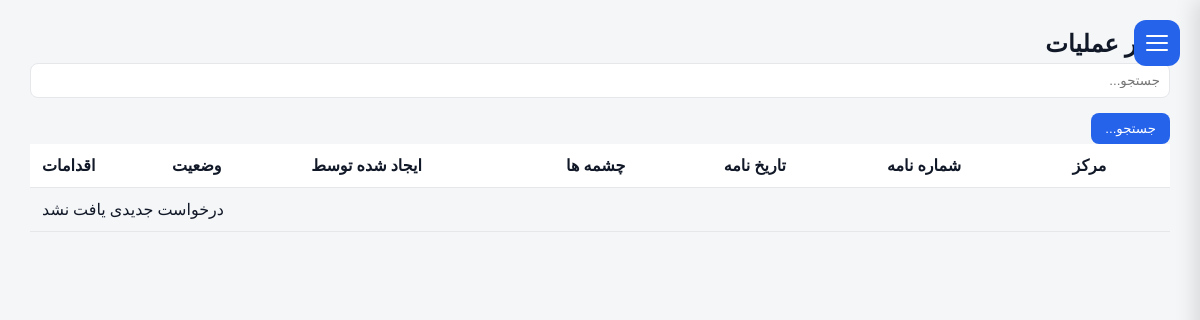
Before: /operations/manager/licenses/ (signed in) with the older database file.
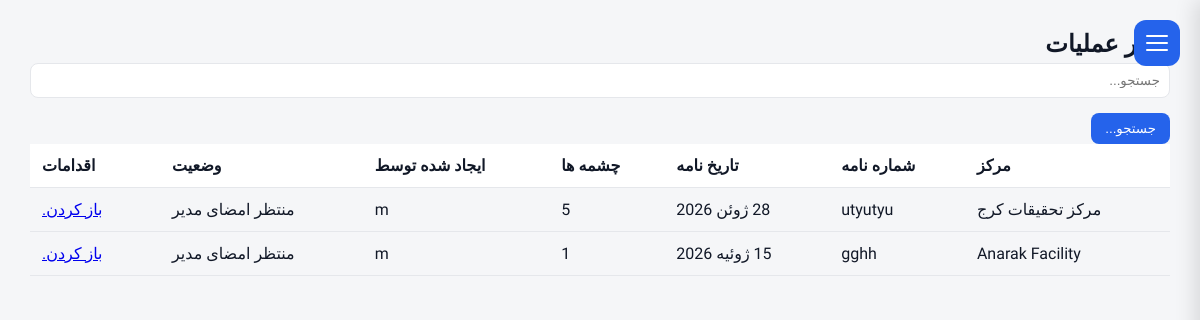
After: the same page with the newer database file.
### operations/models.py (models this page shows, shortened)
class LicenseRequest(models.Model):
    facility = models.ForeignKey(
        FacilityModel,
        on_delete=models.PROTECT,
        related_name="license_requests",
    )
    letter_number = models.CharField(
        max_length=100,
        blank=True,
        null=True,
    )
    letter_date = models.DateField(
        blank=True,
        null=True,
    )
    status = models.CharField(
        max_length=20,
        choices=LicenseStatus.choices,
        default=LicenseStatus.DRAFT,
    )
    status_date = models.DateTimeField(
        null=True,
        blank=True,
    )
    specification_completed = models.BooleanField(default=False,)
    description = models.TextField(
        _("Description"),
        blank=True,)
    created_by = models.ForeignKey(
        settings.AUTH_USER_MODEL,
        on_delete=models.PROTECT,
    )
    created_at = models.DateTimeField(
        auto_now_add=True,
    )
    updated_at = models.DateTimeField(
        auto_now=True,
    )
    class Meta:
        ordering = ["-created_at"]

### facilities/models.py (models this page shows)
class FacilityModel(models.Model):
    name = models.CharField(
        _("Facility Name"),
        max_length=255, blank=True,null=True
    )
    responsible_person = models.CharField(
        _("Responsible Person"),
        max_length=150, blank=True,null=True
    )
    telephone = models.CharField(
        _("Telephone"),
        max_length=50, blank=True,null=True
    )
    email = models.EmailField(
        _("Email"),
        blank=True,null=True
    )
    address1 = models.CharField(
        _("Address Line 1"),
        max_length=255, blank=True,null=True
    )
    address2 = models.CharField(
        _("Address Line 2"),
        max_length=255,
         blank=True,null=True
    )
    postal_code = models.CharField(
        _("Postal Code"),
        max_length=20,
         blank=True,null=True
    )
    national_id = models.CharField(
        _("National ID"),
        max_length=50,
         blank=True,null=True
    )
    economic_code = models.CharField(
        _("Economic Code"),
        max_length=50,
         blank=True,null=True
    )
    created_at = models.DateTimeField(
        auto_now_add=True
    )
    updated_at = models.DateTimeField(
        auto_now=True
    )
    class Meta:
        ordering = ["name"]
        verbose_name = _("Facility")
        verbose_name_plural = _("Facilities")
    def __str__(self):
        return str(self.name) if self.name else "Unnamed Facility"

### operations/views.py (the view, shortened to what this page needs)
def operation_manager_license_list(request):
    queryset = (
        LicenseRequest.objects
        .select_related(
            "facility",
            "created_by",
        )
        .prefetch_related(
            "sources",
        )
        .filter(
            status=LicenseStatus.WAITING_MANAGER
        )
        .order_by(
            "-created_at",
        )
    )
    search = request.GET.get("search", "")
    paginator = Paginator(queryset, 15)
    page_obj = paginator.get_page(
        request.GET.get("page")
    )
    return render(
        request,
        "operations/license_queue.html",
        {
            "page_title": _("Operations Manager"),
            "page_obj": page_obj,
            "search": search,
        },
    )

### templates/operations/license_queue.html (shortened to what this page needs)
{% extends "base.html" %}
{% load i18n %}
{% block content %}
<div class="container-fluid">
<div class="d-flex justify-content-between align-items-center mb-4">
    <h2>{{ page_title }}</h2>
</div>
<div class="card shadow">
<div class="card-body">
<form method="get" class="row g-2 mb-3">
    <div class="col-md-5">
        <input
            type="text"
            name="search"
            value="{{ search }}"
            class="form-control"
            placeholder="{% trans 'Search...' %}">
    </div>
    <div class="col-md-2">
        <button class="btn btn-primary">
            {% trans "Search" %}
        </button>
    </div>
</form>
<table class="table table-hover align-middle">
<thead>
<tr>
<th>{% trans "Facility" %}</th>
<th>{% trans "Letter No." %}</th>
<th>{% trans "Letter Date" %}</th>
<th>{% trans "Sources" %}</th>
<th>{% trans "Created By" %}</th>
<th>{% trans "Status" %}</th>
<th width="130">{% trans "Action" %}</th>
</tr>
</thead>
<tbody>
{% for license in page_obj %}
<tr>
<td>
{{ license.facility }}
</td>
<td>
{{ license.letter_number }}
</td>
<td>
{{ license.letter_date }}
</td>
<td>
{{ license.sources.count }}
</td>
<td>
{{ license.created_by }}
</td>
<td>
{{ license.get_status_display }}
</td>
<td>
<a
href="{% url 'license_sign' license.pk %}"
class="btn btn-primary btn-sm">
{% trans "Open" %}
</a>
</td>
</tr>
{% empty %}
<tr>
<td colspan="7" class="text-center">
{% trans "No licenses found." %}
</td>
</tr>
{% endfor %}
</tbody>
</table>
</div>
</div>
</div>
{% endblock %}

### templates/base.html (shortened to what this page needs)
{% load static %}
{% load i18n %}
{% get_current_language as CURRENT_LANGUAGE %}
<!DOCTYPE html>
<html
    lang="{{ CURRENT_LANGUAGE }}"
    dir="{% if CURRENT_LANGUAGE == 'fa' %}rtl{% else %}ltr{% endif %}"
    class="{% if CURRENT_LANGUAGE == 'fa' %}rtl{% else %}ltr{% endif %}"
>
<head>
  <link rel="stylesheet" href="{% static 'css/base.css' %}">
</head>
<body>
<aside class="sidebar" id="sidebar">
    <div class="sidebar-header">
        <button class="menu-btn" id="toggleSidebar">
            <span></span>
            <span></span>
            <span></span>
        </button>
    </div>
    {% load i18n %}
{% get_current_language as LANGUAGE_CODE %}
</aside>
<main class="main" id="main">
    {% block content %}
    {% endblock %}
</main>
<link rel="stylesheet"
      href="{% static 'vendor/jalali-datepicker/jalali-datepicker.css' %}">
</body>
</html>

### static/css/base.css (style rules this page uses)
* { margin:0; padding:0; box-sizing:border-box; }
html.rtl { font-family:Vazirmatn,sans-serif; }
:root { --bg: #f5f6f8; --card: #ffffff; --text: #111827; --muted: #6b7280; --border: #e5e7eb; --primary: #2563eb; --sidebar: #1f2937; --sidebar-text: #374151; }
body { background: var(--bg); color: var(--text); }
.sidebar { position:fixed; top:0; width:280px; height:100vh; background:#fff; padding:20px; transition:.3s ease; z-index:1000; display: flex; flex-direction: column; }
html.rtl .sidebar { box-shadow:-5px 0 20px rgba(0,0,0,.12); right:-280px; left:auto; }
.sidebar-header { display:flex; flex-direction:row; align-items:center; height:70px; border-bottom:1px solid #e5e7eb; padding-bottom:15px; }
html.rtl .menu-btn { right:20px; left:auto; position: fixed; top: 20px; width: 46px; height: 46px; border:none; border-radius:12px; background:#2563eb; display:flex; flex-direction:column; justify-content:center; align-items:center; gap:5px; cursor:pointer; z-index:1200; transition: right .3s ease, transform .25s ease, background .2s; }
.menu-btn span { width:22px; height:2px; background:white; border-radius:5px; transition:.25s; }
.main { padding:30px; text-align:start; }
th, td { padding: 12px; border-bottom: 1px solid var(--border); text-align: left; }
th { background: rgba(0,0,0,0.03); }
input, select, textarea { width: 100%; padding: 9px; margin-top: 5px; margin-bottom: 15px; border: 1px solid var(--border); border-radius: 8px; background: var(--card); color: var(--text); }
button { background: var(--primary); color: white; padding: 8px 14px; border: none; border-radius: 8px; cursor: pointer; }
table { width: max-content; min-width: 100%; border-collapse: collapse; }
table thead th { position: sticky; top: 0; background: var(--card); z-index: 10; }

Changed rows visible on the page:
added LicenseRequest: facility "مرکز تحقیقات کرج", letter_number "utyutyu", letter_date "28 ژوئن 2026", sources.count "5", created_by "m", status "منتظر امضای مدیر"
added LicenseRequest: facility "Anarak Facility", letter_number "gghh", letter_date "15 ژوئیه 2026", sources.count "1", created_by "m", status "منتظر امضای مدیر"
Other visible differences:
text no longer shown: "درخواست جدیدی یافت نشد"
